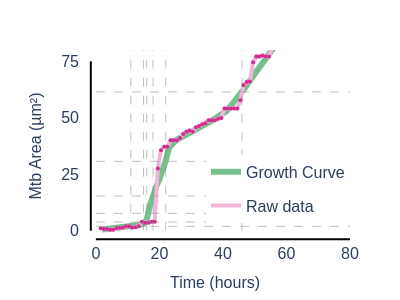

Write notebook code for a chart like this one.
### Code cell
# Example usage for a single curve:
sc_figs = {}
for i, unique_ID in enumerate(unique_IDs):
    # unique_ID = '497.4.5.PS0000'
    sc_df = df[df['ID'] == unique_ID]
    time_model = sc_df['Time Model (hours)'].values
    population_model = sc_df['Mtb Area Model (µm)']
    time_points = sc_df['Time (hours)'].values -2.5
    bacterial_population = sc_df['Mtb Area Processed (µm)'].values
    # Calculate doubling points and times
    min_value = max(population_model.min(), 1.92)
    max_value = population_model.max()
    N_series = []
    N_i = min_value
    while N_i <= max_value:
        N_series.append(N_i)
        N_i *= 2
    doubling_time_indices = [np.abs(population_model - value).argmin() for value in N_series]
    doubling_time_points = time_model[doubling_time_indices]
    doubling_times = np.diff(doubling_time_points)
    print(i, doubling_times)
    # Create figure with all traces
    fig = go.Figure()
    
    # Add main trace (model)
    fig.add_trace(go.Scatter(
        x=time_model,
        y=population_model,
        mode='lines',
        line=dict(color=expanded_piyg[0], width=6),
        # name=f"ID: {unique_ID}",
        hoverinfo='skip',
        opacity=0.6,
        showlegend=True, 
        name='Growth Curve'
    ))    
    
    # Add raw data line
    fig.add_trace(go.Scatter(
        x=time_points,
        y=bacterial_population,
        mode='lines',
        line=dict(color=expanded_piyg[-2], width=4),
        showlegend=True,
        legendgroup='raw_data',  # Add this line
        name='Raw data',
        hoverinfo='skip'
    ))
    
    # Add raw data points with hover data
    fig.add_trace(go.Scatter(
        x=time_points,
        y=bacterial_population,
        mode='markers',
        marker=dict(color=expanded_piyg[-1], size=4),
        showlegend=False,
        legendgroup='raw_data',  # Add this line
        hoverinfo='text',
        customdata=sc_df['Image Link'],
        text=[f"<b>ID:</b> {unique_ID}<br><b>Time:</b> {t:.2f} hours<br><b>Mtb Growth Curve:</b> {p:.2f} µm²<br><b>Raw Mtb Area:</b> {b:.2f} µm²"
              for t, p, b in zip(time_model, population_model, bacterial_population)],
    ))
    legend_pos = {
               2: dict(x=1, y=0.1, xanchor='right', yanchor='bottom')
            }.get(i, dict(x=0.1, y=0.9, xanchor='left', yanchor='top'))
            
    # Update layout with offset axes
    fig.update_layout(
        plot_bgcolor='white',
        xaxis=dict(
            title=dict(
                text="Time (hours)",
                font=dict(family="Helvetica", size=16)
            ),
            tickfont=dict(family="Helvetica", size=16),
            gridcolor='rgba(200,200,200,0.3)',
            showline=False,
            zeroline=False,
            showgrid=False,
            range=[-5, 80],
        ),
        yaxis=dict(
            title=dict(
                text="Mtb Area (µm²)",
                font=dict(family="Helvetica", size=16)
            ),
            tickfont=dict(family="Helvetica", size=16),
            gridcolor='rgba(200,200,200,0.3)',
            showline=False,
            showgrid=False,
            zeroline=False,
            range=[-5, 80],
        ),
        font=dict(family="Helvetica", size=16),
        margin=dict(
            # l=left_pad,
            r=50,
            t=50,
            b=50,
        ), 
        width=400,
        height=300,
        legend=legend_pos
        )

        

    
    fig.update_yaxes(
           tickmode='array',
           tickvals=[0, 25, 50, 75],
           ticktext=['0', '25', '50', '75']
        )
    # Add doubling time grid lines
    add_grid_lines(fig, doubling_time_points, N_series)
    # Add axis lines
    add_axis_lines(fig, x_range=[0,80], y_range=[0,75])
    # x_range=[-2, 80], y_range=[0, 300]):
    # # Save as interactive HTML
    # save_interactive_growth_curve(fig, f'../interactive_plots/F2_sc{i}.html')

    sc_figs[i] = fig

fig

### Figure 1 — Plotly figure (JSON) as saved in the notebook; plotly's stock layout.template omitted (floating-point values rounded to 4 significant figures)
{"data": [{"hoverinfo": "skip", "line": {"color": "#1a9641", "width": 6}, "mode": "lines", "name": "Growth Curve", "opacity": 0.6, "showlegend": true, "type": "scatter", "x": [null, null, 2, 3, 4, 5, 6, 7, 8, 9, 10, 11, 12, 13, 14, 15, 16, 17, 18, 19, 20, 21, 22, 23, 24, 25, 26, 27, 28, 29, 30, 31, 32, 33, 34, 35, 36, 37, 38, 39, 40, 41, 42, 43, 44, 45, 46, 47, 48, 49, 50, 51, 52, 53, 54, 55, 56, 57, 58, 59, 60, 61, 62, 63, 64, 65, 66, 67, 68, 69, 70, 71, 72, null, null], "y": [null, null, 0.5123, 0.6335, 0.7585, 0.886, 1.015, 1.143, 1.274, 1.412, 1.578, 1.817, 2.075, 2.34, 2.63, 2.99, 4.987, 11.12, 16.01, 19.51, 22.68, 26.17, 31.05, 36.76, 38.82, 39.74, 40.64, 41.5, 42.33, 43.14, 43.95, 44.73, 45.49, 46.2, 46.87, 47.55, 48.29, 49.07, 49.88, 50.69, 51.59, 52.83, 54.42, 56.1, 57.79, 59.53, 61.4, 63.43, 65.49, 67.55, 69.62, 71.62, 73.6, 75.57, 77.53, 79.44, 81.08, 82.4, 83.6, 84.78, 85.95, 87.14, 88.44, 89.88, 91.4, 93.16, 94.89, 96.63, 98.4, 100.2, 102.0, 103.8, 105.7, null, null]}, {"hoverinfo": "skip", "legendgroup": "raw_data", "line": {"color": "#f1b6da", "width": 4}, "mode": "lines", "name": "Raw data", "showlegend": true, "type": "scatter", "x": [-2.5, -1.5, -0.5, 0.5, 1.5, 2.5, 3.5, 4.5, 5.5, 6.5, 7.5, 8.5, 9.5, 10.5, 11.5, 12.5, 13.5, 14.5, 15.5, 16.5, 17.5, 18.5, 19.5, 20.5, 21.5, 22.5, 23.5, 24.5, 25.5, 26.5, 27.5, 28.5, 29.5, 30.5, 31.5, 32.5, 33.5, 34.5, 35.5, 36.5, 37.5, 38.5, 39.5, 40.5, 41.5, 42.5, 43.5, 44.5, 45.5, 46.5, 47.5, 48.5, 49.5, 50.5, 51.5, 52.5, 53.5, 54.5, 55.5, 56.5, 57.5, 58.5, 59.5, 60.5, 61.5, 62.5, 63.5, 64.5, 65.5, 66.5, 67.5, 68.5, 69.5, 70.5, 71.5], "y": [null, null, null, null, 1.095, 0.7375, 0.7375, 0.4023, 0.4023, 1.229, 1.229, 1.408, 1.967, 1.967, 1.408, 1.542, 1.967, 3.933, 3.531, 3.531, 3.933, 4.0, 27.58, 35.67, 37.21, 37.21, 40.0, 40.0, 40.0, 41.03, 42.86, 43.83, 44.34, 43.83, 45.84, 46.31, 47.18, 47.62, 48.85, 48.85, 48.85, 49.59, 49.95, 54.08, 54.08, 54.08, 54.08, 54.08, 57.79, 64.54, 65.84, 66.02, 74.55, 77.12, 77.12, 77.55, 77.12, 77.12, 80.99, 84.32, 85.62, 86.56, 86.56, 86.56, 86.56, 88.52, 89.89, 90.58, 91.76, 99.07, 99.07, 100.4, 102.5, 103.5, 113.0]}, {"customdata": ["https://s3.eu-west-2.amazonaws.com/macrohet.glimpses/glimpse_frames/1.4.9.PS0000/frame_000.png", "https://s3.eu-west-2.amazonaws.com/macrohet.glimpses/glimpse_frames/1.4.9.PS0000/frame_001.png", "https://s3.eu-west-2.amazonaws.com/macrohet.glimpses/glimpse_frames/1.4.9.PS0000/frame_002.png", "https://s3.eu-west-2.amazonaws.com/macrohet.glimpses/glimpse_frames/1.4.9.PS0000/frame_003.png", "https://s3.eu-west-2.amazonaws.com/macrohet.glimpses/glimpse_frames/1.4.9.PS0000/frame_004.png", "https://s3.eu-west-2.amazonaws.com/macrohet.glimpses/glimpse_frames/1.4.9.PS0000/frame_005.png", "https://s3.eu-west-2.amazonaws.com/macrohet.glimpses/glimpse_frames/1.4.9.PS0000/frame_006.png", "https://s3.eu-west-2.amazonaws.com/macrohet.glimpses/glimpse_frames/1.4.9.PS0000/frame_007.png", "https://s3.eu-west-2.amazonaws.com/macrohet.glimpses/glimpse_frames/1.4.9.PS0000/frame_008.png", "https://s3.eu-west-2.amazonaws.com/macrohet.glimpses/glimpse_frames/1.4.9.PS0000/frame_009.png", "https://s3.eu-west-2.amazonaws.com/macrohet.glimpses/glimpse_frames/1.4.9.PS0000/frame_010.png", "https://s3.eu-west-2.amazonaws.com/macrohet.glimpses/glimpse_frames/1.4.9.PS0000/frame_011.png", "https://s3.eu-west-2.amazonaws.com/macrohet.glimpses/glimpse_frames/1.4.9.PS0000/frame_012.png", "https://s3.eu-west-2.amazonaws.com/macrohet.glimpses/glimpse_frames/1.4.9.PS0000/frame_013.png", "https://s3.eu-west-2.amazonaws.com/macrohet.glimpses/glimpse_frames/1.4.9.PS0000/frame_014.png", "https://s3.eu-west-2.amazonaws.com/macrohet.glimpses/glimpse_frames/1.4.9.PS0000/frame_015.png", "https://s3.eu-west-2.amazonaws.com/macrohet.glimpses/glimpse_frames/1.4.9.PS0000/frame_016.png", "https://s3.eu-west-2.amazonaws.com/macrohet.glimpses/glimpse_frames/1.4.9.PS0000/frame_017.png", "https://s3.eu-west-2.amazonaws.com/macrohet.glimpses/glimpse_frames/1.4.9.PS0000/frame_018.png", "https://s3.eu-west-2.amazonaws.com/macrohet.glimpses/glimpse_frames/1.4.9.PS0000/frame_019.png", "https://s3.eu-west-2.amazonaws.com/macrohet.glimpses/glimpse_frames/1.4.9.PS0000/frame_020.png", "https://s3.eu-west-2.amazonaws.com/macrohet.glimpses/glimpse_frames/1.4.9.PS0000/frame_021.png", "https://s3.eu-west-2.amazonaws.com/macrohet.glimpses/glimpse_frames/1.4.9.PS0000/frame_022.png", "https://s3.eu-west-2.amazonaws.com/macrohet.glimpses/glimpse_frames/1.4.9.PS0000/frame_023.png", "https://s3.eu-west-2.amazonaws.com/macrohet.glimpses/glimpse_frames/1.4.9.PS0000/frame_024.png", "https://s3.eu-west-2.amazonaws.com/macrohet.glimpses/glimpse_frames/1.4.9.PS0000/frame_025.png", "https://s3.eu-west-2.amazonaws.com/macrohet.glimpses/glimpse_frames/1.4.9.PS0000/frame_026.png", "https://s3.eu-west-2.amazonaws.com/macrohet.glimpses/glimpse_frames/1.4.9.PS0000/frame_027.png", "https://s3.eu-west-2.amazonaws.com/macrohet.glimpses/glimpse_frames/1.4.9.PS0000/frame_028.png", "https://s3.eu-west-2.amazonaws.com/macrohet.glimpses/glimpse_frames/1.4.9.PS0000/frame_029.png", "https://s3.eu-west-2.amazonaws.com/macrohet.glimpses/glimpse_frames/1.4.9.PS0000/frame_030.png", "https://s3.eu-west-2.amazonaws.com/macrohet.glimpses/glimpse_frames/1.4.9.PS0000/frame_031.png", "https://s3.eu-west-2.amazonaws.com/macrohet.glimpses/glimpse_frames/1.4.9.PS0000/frame_032.png", "https://s3.eu-west-2.amazonaws.com/macrohet.glimpses/glimpse_frames/1.4.9.PS0000/frame_033.png", "https://s3.eu-west-2.amazonaws.com/macrohet.glimpses/glimpse_frames/1.4.9.PS0000/frame_034.png", "https://s3.eu-west-2.amazonaws.com/macrohet.glimpses/glimpse_frames/1.4.9.PS0000/frame_035.png", "https://s3.eu-west-2.amazonaws.com/macrohet.glimpses/glimpse_frames/1.4.9.PS0000/frame_036.png", "https://s3.eu-west-2.amazonaws.com/macrohet.glimpses/glimpse_frames/1.4.9.PS0000/frame_037.png", "https://s3.eu-west-2.amazonaws.com/macrohet.glimpses/glimpse_frames/1.4.9.PS0000/frame_038.png", "https://s3.eu-west-2.amazonaws.com/macrohet.glimpses/glimpse_frames/1.4.9.PS0000/frame_039.png", "https://s3.eu-west-2.amazonaws.com/macrohet.glimpses/glimpse_frames/1.4.9.PS0000/frame_040.png", "https://s3.eu-west-2.amazonaws.com/macrohet.glimpses/glimpse_frames/1.4.9.PS0000/frame_041.png", "https://s3.eu-west-2.amazonaws.com/macrohet.glimpses/glimpse_frames/1.4.9.PS0000/frame_042.png", "https://s3.eu-west-2.amazonaws.com/macrohet.glimpses/glimpse_frames/1.4.9.PS0000/frame_043.png", "https://s3.eu-west-2.amazonaws.com/macrohet.glimpses/glimpse_frames/1.4.9.PS0000/frame_044.png", "https://s3.eu-west-2.amazonaws.com/macrohet.glimpses/glimpse_frames/1.4.9.PS0000/frame_045.png", "https://s3.eu-west-2.amazonaws.com/macrohet.glimpses/glimpse_frames/1.4.9.PS0000/frame_046.png", "https://s3.eu-west-2.amazonaws.com/macrohet.glimpses/glimpse_frames/1.4.9.PS0000/frame_047.png", "https://s3.eu-west-2.amazonaws.com/macrohet.glimpses/glimpse_frames/1.4.9.PS0000/frame_048.png", "https://s3.eu-west-2.amazonaws.com/macrohet.glimpses/glimpse_frames/1.4.9.PS0000/frame_049.png", "https://s3.eu-west-2.amazonaws.com/macrohet.glimpses/glimpse_frames/1.4.9.PS0000/frame_050.png", "https://s3.eu-west-2.amazonaws.com/macrohet.glimpses/glimpse_frames/1.4.9.PS0000/frame_051.png", "https://s3.eu-west-2.amazonaws.com/macrohet.glimpses/glimpse_frames/1.4.9.PS0000/frame_052.png", "https://s3.eu-west-2.amazonaws.com/macrohet.glimpses/glimpse_frames/1.4.9.PS0000/frame_053.png", "https://s3.eu-west-2.amazonaws.com/macrohet.glimpses/glimpse_frames/1.4.9.PS0000/frame_054.png", "https://s3.eu-west-2.amazonaws.com/macrohet.glimpses/glimpse_frames/1.4.9.PS0000/frame_055.png", "https://s3.eu-west-2.amazonaws.com/macrohet.glimpses/glimpse_frames/1.4.9.PS0000/frame_056.png", "https://s3.eu-west-2.amazonaws.com/macrohet.glimpses/glimpse_frames/1.4.9.PS0000/frame_057.png", "https://s3.eu-west-2.amazonaws.com/macrohet.glimpses/glimpse_frames/1.4.9.PS0000/frame_058.png", "https://s3.eu-west-2.amazonaws.com/macrohet.glimpses/glimpse_frames/1.4.9.PS0000/frame_059.png", "https://s3.eu-west-2.amazonaws.com/macrohet.glimpses/glimpse_frames/1.4.9.PS0000/frame_060.png", "https://s3.eu-west-2.amazonaws.com/macrohet.glimpses/glimpse_frames/1.4.9.PS0000/frame_061.png", "https://s3.eu-west-2.amazonaws.com/macrohet.glimpses/glimpse_frames/1.4.9.PS0000/frame_062.png", "https://s3.eu-west-2.amazonaws.com/macrohet.glimpses/glimpse_frames/1.4.9.PS0000/frame_063.png", "https://s3.eu-west-2.amazonaws.com/macrohet.glimpses/glimpse_frames/1.4.9.PS0000/frame_064.png", "https://s3.eu-west-2.amazonaws.com/macrohet.glimpses/glimpse_frames/1.4.9.PS0000/frame_065.png", "https://s3.eu-west-2.amazonaws.com/macrohet.glimpses/glimpse_frames/1.4.9.PS0000/frame_066.png", "https://s3.eu-west-2.amazonaws.com/macrohet.glimpses/glimpse_frames/1.4.9.PS0000/frame_067.png", "https://s3.eu-west-2.amazonaws.com/macrohet.glimpses/glimpse_frames/1.4.9.PS0000/frame_068.png", "https://s3.eu-west-2.amazonaws.com/macrohet.glimpses/glimpse_frames/1.4.9.PS0000/frame_069.png", "https://s3.eu-west-2.amazonaws.com/macrohet.glimpses/glimpse_frames/1.4.9.PS0000/frame_070.png", "https://s3.eu-west-2.amazonaws.com/macrohet.glimpses/glimpse_frames/1.4.9.PS0000/frame_071.png", "https://s3.eu-west-2.amazonaws.com/macrohet.glimpses/glimpse_frames/1.4.9.PS0000/frame_072.png", "https://s3.eu-west-2.amazonaws.com/macrohet.glimpses/glimpse_frames/1.4.9.PS0000/frame_073.png", "https://s3.eu-west-2.amazonaws.com/macrohet.glimpses/glimpse_frames/1.4.9.PS0000/frame_074.png"], "hoverinfo": "text", "legendgroup": "raw_data", "marker": {"color": "#d02c91", "size": 4}, "mode": "markers", "showlegend": false, "text": ["<b>ID:</b> 1.4.9.PS0000<br><b>Time:</b> nan hours<br><b>Mtb Growth Curve:</b> nan µm²<br><b>Raw Mtb Area:</b> nan µm²", "<b>ID:</b> 1.4.9.PS0000<br><b>Time:</b> nan hours<br><b>Mtb Growth Curve:</b> nan µm²<br><b>Raw Mtb Area:</b> nan µm²", "<b>ID:</b> 1.4.9.PS0000<br><b>Time:</b> 2.00 hours<br><b>Mtb Growth Curve:</b> 0.51 µm²<br><b>Raw Mtb Area:</b> nan µm²", "<b>ID:</b> 1.4.9.PS0000<br><b>Time:</b> 3.00 hours<br><b>Mtb Growth Curve:</b> 0.63 µm²<br><b>Raw Mtb Area:</b> nan µm²", "<b>ID:</b> 1.4.9.PS0000<br><b>Time:</b> 4.00 hours<br><b>Mtb Growth Curve:</b> 0.76 µm²<br><b>Raw Mtb Area:</b> 1.10 µm²", "<b>ID:</b> 1.4.9.PS0000<br><b>Time:</b> 5.00 hours<br><b>Mtb Growth Curve:</b> 0.89 µm²<br><b>Raw Mtb Area:</b> 0.74 µm²", "<b>ID:</b> 1.4.9.PS0000<br><b>Time:</b> 6.00 hours<br><b>Mtb Growth Curve:</b> 1.01 µm²<br><b>Raw Mtb Area:</b> 0.74 µm²", "<b>ID:</b> 1.4.9.PS0000<br><b>Time:</b> 7.00 hours<br><b>Mtb Growth Curve:</b> 1.14 µm²<br><b>Raw Mtb Area:</b> 0.40 µm²", "<b>ID:</b> 1.4.9.PS0000<br><b>Time:</b> 8.00 hours<br><b>Mtb Growth Curve:</b> 1.27 µm²<br><b>Raw Mtb Area:</b> 0.40 µm²", "<b>ID:</b> 1.4.9.PS0000<br><b>Time:</b> 9.00 hours<br><b>Mtb Growth Curve:</b> 1.41 µm²<br><b>Raw Mtb Area:</b> 1.23 µm²", "<b>ID:</b> 1.4.9.PS0000<br><b>Time:</b> 10.00 hours<br><b>Mtb Growth Curve:</b> 1.58 µm²<br><b>Raw Mtb Area:</b> 1.23 µm²", "<b>ID:</b> 1.4.9.PS0000<br><b>Time:</b> 11.00 hours<br><b>Mtb Growth Curve:</b> 1.82 µm²<br><b>Raw Mtb Area:</b> 1.41 µm²", "<b>ID:</b> 1.4.9.PS0000<br><b>Time:</b> 12.00 hours<br><b>Mtb Growth Curve:</b> 2.07 µm²<br><b>Raw Mtb Area:</b> 1.97 µm²", "<b>ID:</b> 1.4.9.PS0000<br><b>Time:</b> 13.00 hours<br><b>Mtb Growth Curve:</b> 2.34 µm²<br><b>Raw Mtb Area:</b> 1.97 µm²", "<b>ID:</b> 1.4.9.PS0000<br><b>Time:</b> 14.00 hours<br><b>Mtb Growth Curve:</b> 2.63 µm²<br><b>Raw Mtb Area:</b> 1.41 µm²", "<b>ID:</b> 1.4.9.PS0000<br><b>Time:</b> 15.00 hours<br><b>Mtb Growth Curve:</b> 2.99 µm²<br><b>Raw Mtb Area:</b> 1.54 µm²", "<b>ID:</b> 1.4.9.PS0000<br><b>Time:</b> 16.00 hours<br><b>Mtb Growth Curve:</b> 4.99 µm²<br><b>Raw Mtb Area:</b> 1.97 µm²", "<b>ID:</b> 1.4.9.PS0000<br><b>Time:</b> 17.00 hours<br><b>Mtb Growth Curve:</b> 11.12 µm²<br><b>Raw Mtb Area:</b> 3.93 µm²", "<b>ID:</b> 1.4.9.PS0000<br><b>Time:</b> 18.00 hours<br><b>Mtb Growth Curve:</b> 16.01 µm²<br><b>Raw Mtb Area:</b> 3.53 µm²", "<b>ID:</b> 1.4.9.PS0000<br><b>Time:</b> 19.00 hours<br><b>Mtb Growth Curve:</b> 19.51 µm²<br><b>Raw Mtb Area:</b> 3.53 µm²", "<b>ID:</b> 1.4.9.PS0000<br><b>Time:</b> 20.00 hours<br><b>Mtb Growth Curve:</b> 22.68 µm²<br><b>Raw Mtb Area:</b> 3.93 µm²", "<b>ID:</b> 1.4.9.PS0000<br><b>Time:</b> 21.00 hours<br><b>Mtb Growth Curve:</b> 26.17 µm²<br><b>Raw Mtb Area:</b> 4.00 µm²", "<b>ID:</b> 1.4.9.PS0000<br><b>Time:</b> 22.00 hours<br><b>Mtb Growth Curve:</b> 31.05 µm²<br><b>Raw Mtb Area:</b> 27.58 µm²", "<b>ID:</b> 1.4.9.PS0000<br><b>Time:</b> 23.00 hours<br><b>Mtb Growth Curve:</b> 36.76 µm²<br><b>Raw Mtb Area:</b> 35.67 µm²", "<b>ID:</b> 1.4.9.PS0000<br><b>Time:</b> 24.00 hours<br><b>Mtb Growth Curve:</b> 38.82 µm²<br><b>Raw Mtb Area:</b> 37.21 µm²", "<b>ID:</b> 1.4.9.PS0000<br><b>Time:</b> 25.00 hours<br><b>Mtb Growth Curve:</b> 39.74 µm²<br><b>Raw Mtb Area:</b> 37.21 µm²", "<b>ID:</b> 1.4.9.PS0000<br><b>Time:</b> 26.00 hours<br><b>Mtb Growth Curve:</b> 40.64 µm²<br><b>Raw Mtb Area:</b> 40.00 µm²", "<b>ID:</b> 1.4.9.PS0000<br><b>Time:</b> 27.00 hours<br><b>Mtb Growth Curve:</b> 41.50 µm²<br><b>Raw Mtb Area:</b> 40.00 µm²", "<b>ID:</b> 1.4.9.PS0000<br><b>Time:</b> 28.00 hours<br><b>Mtb Growth Curve:</b> 42.33 µm²<br><b>Raw Mtb Area:</b> 40.00 µm²", "<b>ID:</b> 1.4.9.PS0000<br><b>Time:</b> 29.00 hours<br><b>Mtb Growth Curve:</b> 43.14 µm²<br><b>Raw Mtb Area:</b> 41.03 µm²", "<b>ID:</b> 1.4.9.PS0000<br><b>Time:</b> 30.00 hours<br><b>Mtb Growth Curve:</b> 43.95 µm²<br><b>Raw Mtb Area:</b> 42.86 µm²", "<b>ID:</b> 1.4.9.PS0000<br><b>Time:</b> 31.00 hours<br><b>Mtb Growth Curve:</b> 44.73 µm²<br><b>Raw Mtb Area:</b> 43.83 µm²", "<b>ID:</b> 1.4.9.PS0000<br><b>Time:</b> 32.00 hours<br><b>Mtb Growth Curve:</b> 45.49 µm²<br><b>Raw Mtb Area:</b> 44.34 µm²", "<b>ID:</b> 1.4.9.PS0000<br><b>Time:</b> 33.00 hours<br><b>Mtb Growth Curve:</b> 46.20 µm²<br><b>Raw Mtb Area:</b> 43.83 µm²", "<b>ID:</b> 1.4.9.PS0000<br><b>Time:</b> 34.00 hours<br><b>Mtb Growth Curve:</b> 46.87 µm²<br><b>Raw Mtb Area:</b> 45.84 µm²", "<b>ID:</b> 1.4.9.PS0000<br><b>Time:</b> 35.00 hours<br><b>Mtb Growth Curve:</b> 47.55 µm²<br><b>Raw Mtb Area:</b> 46.31 µm²", "<b>ID:</b> 1.4.9.PS0000<br><b>Time:</b> 36.00 hours<br><b>Mtb Growth Curve:</b> 48.29 µm²<br><b>Raw Mtb Area:</b> 47.18 µm²", "<b>ID:</b> 1.4.9.PS0000<br><b>Time:</b> 37.00 hours<br><b>Mtb Growth Curve:</b> 49.07 µm²<br><b>Raw Mtb Area:</b> 47.62 µm²", "<b>ID:</b> 1.4.9.PS0000<br><b>Time:</b> 38.00 hours<br><b>Mtb Growth Curve:</b> 49.88 µm²<br><b>Raw Mtb Area:</b> 48.85 µm²", "<b>ID:</b> 1.4.9.PS0000<br><b>Time:</b> 39.00 hours<br><b>Mtb Growth Curve:</b> 50.69 µm²<br><b>Raw Mtb Area:</b> 48.85 µm²", "<b>ID:</b> 1.4.9.PS0000<br><b>Time:</b> 40.00 hours<br><b>Mtb Growth Curve:</b> 51.59 µm²<br><b>Raw Mtb Area:</b> 48.85 µm²", "<b>ID:</b> 1.4.9.PS0000<br><b>Time:</b> 41.00 hours<br><b>Mtb Growth Curve:</b> 52.83 µm²<br><b>Raw Mtb Area:</b> 49.59 µm²", "<b>ID:</b> 1.4.9.PS0000<br><b>Time:</b> 42.00 hours<br><b>Mtb Growth Curve:</b> 54.42 µm²<br><b>Raw Mtb Area:</b> 49.95 µm²", "<b>ID:</b> 1.4.9.PS0000<br><b>Time:</b> 43.00 hours<br><b>Mtb Growth Curve:</b> 56.10 µm²<br><b>Raw Mtb Area:</b> 54.08 µm²", "<b>ID:</b> 1.4.9.PS0000<br><b>Time:</b> 44.00 hours<br><b>Mtb Growth Curve:</b> 57.79 µm²<br><b>Raw Mtb Area:</b> 54.08 µm²", "<b>ID:</b> 1.4.9.PS0000<br><b>Time:</b> 45.00 hours<br><b>Mtb Growth Curve:</b> 59.53 µm²<br><b>Raw Mtb Area:</b> 54.08 µm²", "<b>ID:</b> 1.4.9.PS0000<br><b>Time:</b> 46.00 hours<br><b>Mtb Growth Curve:</b> 61.40 µm²<br><b>Raw Mtb Area:</b> 54.08 µm²", "<b>ID:</b> 1.4.9.PS0000<br><b>Time:</b> 47.00 hours<br><b>Mtb Growth Curve:</b> 63.43 µm²<br><b>Raw Mtb Area:</b> 54.08 µm²", "<b>ID:</b> 1.4.9.PS0000<br><b>Time:</b> 48.00 hours<br><b>Mtb Growth Curve:</b> 65.49 µm²<br><b>Raw Mtb Area:</b> 57.79 µm²", "<b>ID:</b> 1.4.9.PS0000<br><b>Time:</b> 49.00 hours<br><b>Mtb Growth Curve:</b> 67.55 µm²<br><b>Raw Mtb Area:</b> 64.54 µm²", "<b>ID:</b> 1.4.9.PS0000<br><b>Time:</b> 50.00 hours<br><b>Mtb Growth Curve:</b> 69.62 µm²<br><b>Raw Mtb Area:</b> 65.84 µm²", "<b>ID:</b> 1.4.9.PS0000<br><b>Time:</b> 51.00 hours<br><b>Mtb Growth Curve:</b> 71.62 µm²<br><b>Raw Mtb Area:</b> 66.02 µm²", "<b>ID:</b> 1.4.9.PS0000<br><b>Time:</b> 52.00 hours<br><b>Mtb Growth Curve:</b> 73.60 µm²<br><b>Raw Mtb Area:</b> 74.55 µm²", "<b>ID:</b> 1.4.9.PS0000<br><b>Time:</b> 53.00 hours<br><b>Mtb Growth Curve:</b> 75.57 µm²<br><b>Raw Mtb Area:</b> 77.12 µm²", "<b>ID:</b> 1.4.9.PS0000<br><b>Time:</b> 54.00 hours<br><b>Mtb Growth Curve:</b> 77.53 µm²<br><b>Raw Mtb Area:</b> 77.12 µm²", "<b>ID:</b> 1.4.9.PS0000<br><b>Time:</b> 55.00 hours<br><b>Mtb Growth Curve:</b> 79.44 µm²<br><b>Raw Mtb Area:</b> 77.55 µm²", "<b>ID:</b> 1.4.9.PS0000<br><b>Time:</b> 56.00 hours<br><b>Mtb Growth Curve:</b> 81.08 µm²<br><b>Raw Mtb Area:</b> 77.12 µm²", "<b>ID:</b> 1.4.9.PS0000<br><b>Time:</b> 57.00 hours<br><b>Mtb Growth Curve:</b> 82.40 µm²<br><b>Raw Mtb Area:</b> 77.12 µm²", "<b>ID:</b> 1.4.9.PS0000<br><b>Time:</b> 58.00 hours<br><b>Mtb Growth Curve:</b> 83.60 µm²<br><b>Raw Mtb Area:</b> 80.99 µm²", "<b>ID:</b> 1.4.9.PS0000<br><b>Time:</b> 59.00 hours<br><b>Mtb Growth Curve:</b> 84.78 µm²<br><b>Raw Mtb Area:</b> 84.32 µm²", "<b>ID:</b> 1.4.9.PS0000<br><b>Time:</b> 60.00 hours<br><b>Mtb Growth Curve:</b> 85.95 µm²<br><b>Raw Mtb Area:</b> 85.62 µm²", "<b>ID:</b> 1.4.9.PS0000<br><b>Time:</b> 61.00 hours<br><b>Mtb Growth Curve:</b> 87.14 µm²<br><b>Raw Mtb Area:</b> 86.56 µm²", "<b>ID:</b> 1.4.9.PS0000<br><b>Time:</b> 62.00 hours<br><b>Mtb Growth Curve:</b> 88.44 µm²<br><b>Raw Mtb Area:</b> 86.56 µm²", "<b>ID:</b> 1.4.9.PS0000<br><b>Time:</b> 63.00 hours<br><b>Mtb Growth Curve:</b> 89.88 µm²<br><b>Raw Mtb Area:</b> 86.56 µm²", "<b>ID:</b> 1.4.9.PS0000<br><b>Time:</b> 64.00 hours<br><b>Mtb Growth Curve:</b> 91.40 µm²<br><b>Raw Mtb Area:</b> 86.56 µm²", "<b>ID:</b> 1.4.9.PS0000<br><b>Time:</b> 65.00 hours<br><b>Mtb Growth Curve:</b> 93.16 µm²<br><b>Raw Mtb Area:</b> 88.52 µm²", "<b>ID:</b> 1.4.9.PS0000<br><b>Time:</b> 66.00 hours<br><b>Mtb Growth Curve:</b> 94.89 µm²<br><b>Raw Mtb Area:</b> 89.89 µm²", "<b>ID:</b> 1.4.9.PS0000<br><b>Time:</b> 67.00 hours<br><b>Mtb Growth Curve:</b> 96.63 µm²<br><b>Raw Mtb Area:</b> 90.58 µm²", "<b>ID:</b> 1.4.9.PS0000<br><b>Time:</b> 68.00 hours<br><b>Mtb Growth Curve:</b> 98.40 µm²<br><b>Raw Mtb Area:</b> 91.76 µm²", "<b>ID:</b> 1.4.9.PS0000<br><b>Time:</b> 69.00 hours<br><b>Mtb Growth Curve:</b> 100.19 µm²<br><b>Raw Mtb Area:</b> 99.07 µm²", "<b>ID:</b> 1.4.9.PS0000<br><b>Time:</b> 70.00 hours<br><b>Mtb Growth Curve:</b> 102.01 µm²<br><b>Raw Mtb Area:</b> 99.07 µm²", "<b>ID:</b> 1.4.9.PS0000<br><b>Time:</b> 71.00 hours<br><b>Mtb Growth Curve:</b> 103.84 µm²<br><b>Raw Mtb Area:</b> 100.41 µm²", "<b>ID:</b> 1.4.9.PS0000<br><b>Time:</b> 72.00 hours<br><b>Mtb Growth Curve:</b> 105.69 µm²<br><b>Raw Mtb Area:</b> 102.51 µm²", "<b>ID:</b> 1.4.9.PS0000<br><b>Time:</b> nan hours<br><b>Mtb Growth Curve:</b> nan µm²<br><b>Raw Mtb Area:</b> 103.52 µm²", "<b>ID:</b> 1.4.9.PS0000<br><b>Time:</b> nan hours<br><b>Mtb Growth Curve:</b> nan µm²<br><b>Raw Mtb Area:</b> 113.04 µm²"], "type": "scatter", "x": [-2.5, -1.5, -0.5, 0.5, 1.5, 2.5, 3.5, 4.5, 5.5, 6.5, 7.5, 8.5, 9.5, 10.5, 11.5, 12.5, 13.5, 14.5, 15.5, 16.5, 17.5, 18.5, 19.5, 20.5, 21.5, 22.5, 23.5, 24.5, 25.5, 26.5, 27.5, 28.5, 29.5, 30.5, 31.5, 32.5, 33.5, 34.5, 35.5, 36.5, 37.5, 38.5, 39.5, 40.5, 41.5, 42.5, 43.5, 44.5, 45.5, 46.5, 47.5, 48.5, 49.5, 50.5, 51.5, 52.5, 53.5, 54.5, 55.5, 56.5, 57.5, 58.5, 59.5, 60.5, 61.5, 62.5, 63.5, 64.5, 65.5, 66.5, 67.5, 68.5, 69.5, 70.5, 71.5], "y": [null, null, null, null, 1.095, 0.7375, 0.7375, 0.4023, 0.4023, 1.229, 1.229, 1.408, 1.967, 1.967, 1.408, 1.542, 1.967, 3.933, 3.531, 3.531, 3.933, 4.0, 27.58, 35.67, 37.21, 37.21, 40.0, 40.0, 40.0, 41.03, 42.86, 43.83, 44.34, 43.83, 45.84, 46.31, 47.18, 47.62, 48.85, 48.85, 48.85, 49.59, 49.95, 54.08, 54.08, 54.08, 54.08, 54.08, 57.79, 64.54, 65.84, 66.02, 74.55, 77.12, 77.12, 77.55, 77.12, 77.12, 80.99, 84.32, 85.62, 86.56, 86.56, 86.56, 86.56, 88.52, 89.89, 90.58, 91.76, 99.07, 99.07, 100.4, 102.5, 103.5, 113.0]}], "layout": {"font": {"family": "Helvetica", "size": 16}, "height": 300, "legend": {"x": 1, "xanchor": "right", "y": 0.1, "yanchor": "bottom"}, "margin": {"b": 50, "r": 50, "t": 50}, "plot_bgcolor": "white", "shapes": [{"line": {"color": "gray", "dash": "dash", "width": 1}, "opacity": 0.5, "type": "line", "x0": 11, "x1": 11, "y0": 0, "y1": 300}, {"line": {"color": "gray", "dash": "dash", "width": 1}, "opacity": 0.5, "type": "line", "x0": 0, "x1": 80, "y0": 1.92, "y1": 1.92}, {"line": {"color": "gray", "dash": "dash", "width": 1}, "opacity": 0.5, "type": "line", "x0": 15, "x1": 15, "y0": 0, "y1": 300}, {"line": {"color": "gray", "dash": "dash", "width": 1}, "opacity": 0.5, "type": "line", "x0": 0, "x1": 80, "y0": 3.84, "y1": 3.84}, {"line": {"color": "gray", "dash": "dash", "width": 1}, "opacity": 0.5, "type": "line", "x0": 16, "x1": 16, "y0": 0, "y1": 300}, {"line": {"color": "gray", "dash": "dash", "width": 1}, "opacity": 0.5, "type": "line", "x0": 0, "x1": 80, "y0": 7.68, "y1": 7.68}, {"line": {"color": "gray", "dash": "dash", "width": 1}, "opacity": 0.5, "type": "line", "x0": 18, "x1": 18, "y0": 0, "y1": 300}, {"line": {"color": "gray", "dash": "dash", "width": 1}, "opacity": 0.5, "type": "line", "x0": 0, "x1": 80, "y0": 15.36, "y1": 15.36}, {"line": {"color": "gray", "dash": "dash", "width": 1}, "opacity": 0.5, "type": "line", "x0": 22, "x1": 22, "y0": 0, "y1": 300}, {"line": {"color": "gray", "dash": "dash", "width": 1}, "opacity": 0.5, "type": "line", "x0": 0, "x1": 80, "y0": 30.72, "y1": 30.72}, {"line": {"color": "gray", "dash": "dash", "width": 1}, "opacity": 0.5, "type": "line", "x0": 46, "x1": 46, "y0": 0, "y1": 300}, {"line": {"color": "gray", "dash": "dash", "width": 1}, "opacity": 0.5, "type": "line", "x0": 0, "x1": 80, "y0": 61.44, "y1": 61.44}, {"line": {"color": "black", "dash": "solid", "width": 2}, "type": "line", "x0": -1.6, "x1": -1.6, "xref": "x", "y0": 0, "y1": 75, "yref": "y"}, {"line": {"color": "black", "dash": "solid", "width": 2}, "type": "line", "x0": 0, "x1": 80, "xref": "x", "y0": -3.75, "y1": -3.75, "yref": "y"}], "width": 400, "xaxis": {"gridcolor": "rgba(200,200,200,0.3)", "range": [-5, 80], "showgrid": false, "showline": false, "tickfont": {"family": "Helvetica", "size": 16}, "title": {"font": {"family": "Helvetica", "size": 16}, "text": "Time (hours)"}, "type": "linear", "zeroline": false}, "yaxis": {"gridcolor": "rgba(200,200,200,0.3)", "range": [-5, 80], "showgrid": false, "showline": false, "tickfont": {"family": "Helvetica", "size": 16}, "tickmode": "array", "ticktext": ["0", "25", "50", "75"], "tickvals": [0, 25, 50, 75], "title": {"font": {"family": "Helvetica", "size": 16}, "text": "Mtb Area (µm²)"}, "type": "linear", "zeroline": false}}}
